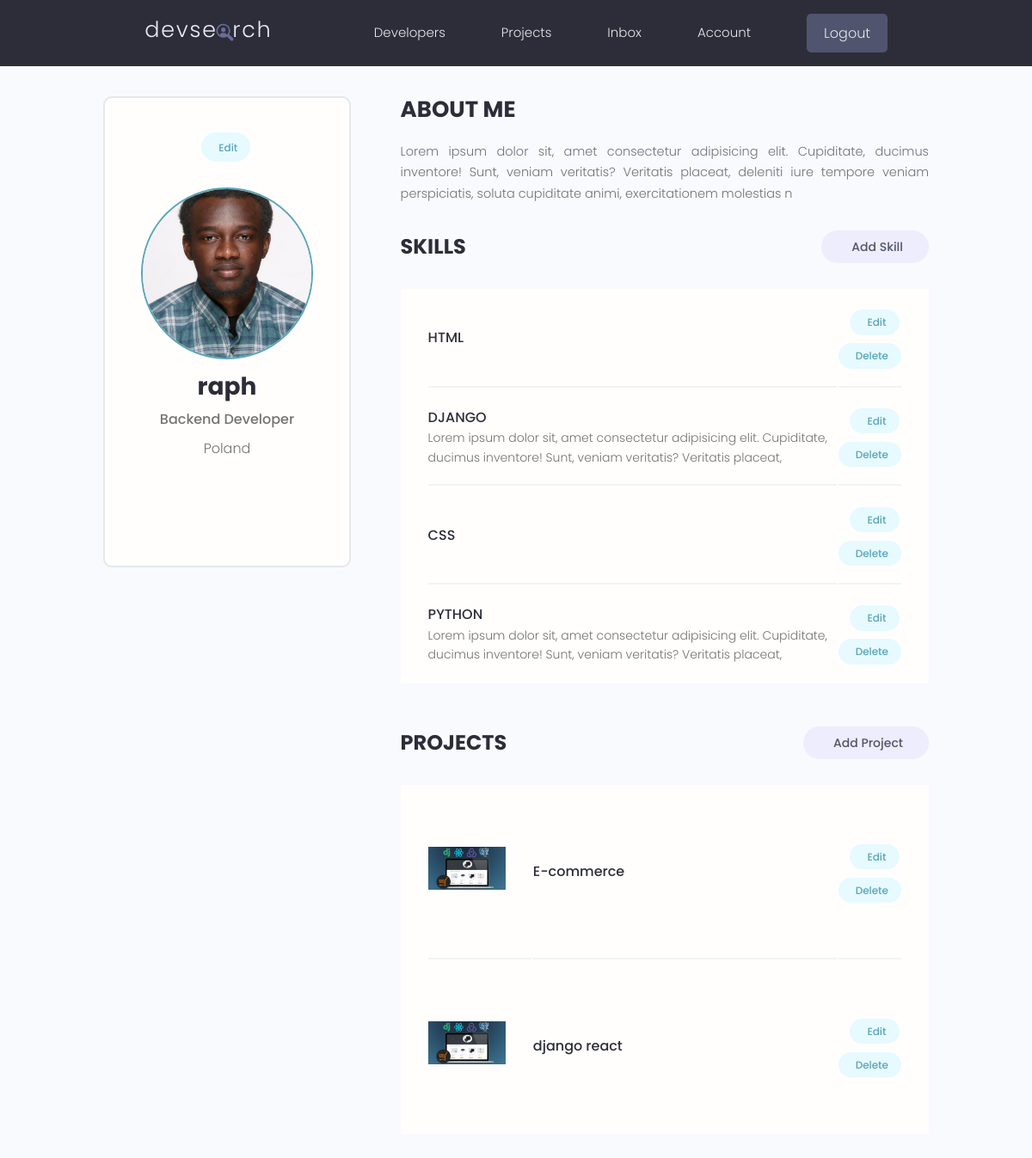
The app's page /account (signed in), older data.
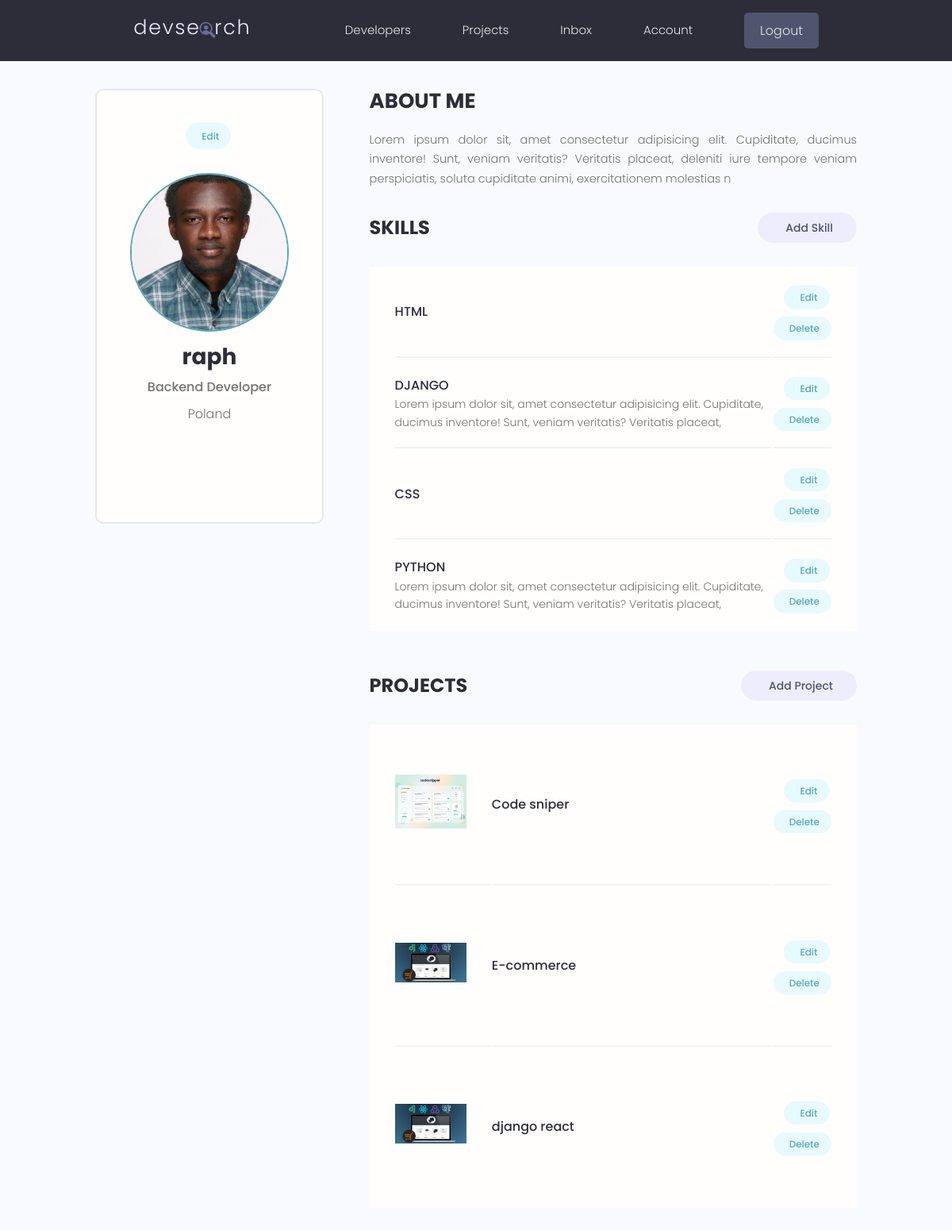
The same page, newer data.
### users/models.py (models this page shows, shortened)
class Skill(models.Model):
    owner = models.ForeignKey(
        Profile, on_delete=models.CASCADE, null=True, blank=True)
    name = models.CharField(max_length=200, blank=True, null=True)
    description = models.TextField(null=True, blank=True)
    created = models.DateTimeField(auto_now_add=True)
    id = models.UUIDField(default=uuid.uuid4, unique=True,
                          primary_key=True, editable=False)

### projects/models.py (models this page shows, shortened)
class Project(models.Model):
    owner = models.ForeignKey(
        Profile, null=True, blank=True, on_delete=models.CASCADE)
    title = models.CharField(max_length=200)
    description = models.TextField(null=True, blank=True)
    featured_image = models.ImageField(
        null=True, blank=True, default="default.jpg")
    demo_link = models.CharField(max_length=2000, null=True, blank=True)
    source_link = models.CharField(max_length=2000, null=True, blank=True)
    tags = models.ManyToManyField('Tag', blank=True)
    vote_total = models.IntegerField(default=0, null=True, blank=True)
    vote_ratio = models.IntegerField(default=0, null=True, blank=True)
    created = models.DateTimeField(auto_now_add=True)
    id = models.UUIDField(default=uuid.uuid4, unique=True,
                          primary_key=True, editable=False)

### users/views.py (the view)
# urls.py: path('account', views.userAccount, name="account"),
@login_required(login_url='login')
def userAccount(request):
    profile = request.user.profile
    skills = profile.skill_set.all()
    projects = profile.project_set.all()
    context = {
        'profile': profile,
        'skills': skills,
        'projects': projects,
    }
    return render(request, 'users/account.html', context)

### users/templates/users/account.html (shortened to what this page needs)
{% extends 'main.html' %}
{% block content %}
  <main class="settingsPage profile my-md">
    <div class="container">
      <div class="layout">
        <div class="column column--1of3">
          <div class="card text-center">
            <div class="card__body dev">
              <a class="tag tag--pill tag--main settings__btn" href="{% url 'edit-account' %}"> Edit</a>
              <img class="avatar avatar--xl dev__avatar" src="{{profile.profile_image.url}}" />
              <h2 class="dev__name">{{profile.name}}</h2>
              <p class="dev__title">{{profile.short_intro}}</p>
              <p class="dev__location">{{profile.location}}</p>
              <ul class="dev__social">
              </ul>
                  </div>
          </div>
        </div>
        <div class="column column--2of3">
          <div class="devInfo">
            <h3 class="devInfo__title">About Me</h3>
            <p class="devInfo__about">
                {{profile.bio}}
            </p>
          </div>
          <div class="settings">
            <h3 class="settings__title">Skills</h3>
            <a class="tag tag--pill tag--sub settings__btn tag--lg" href="#"> Add Skill</a>
          </div>
          <table class="settings__table">
            {% for skill in skills %}
            <tr>
              <td class="settings__tableInfo">
                <h4>{{skill.name}}</h4>
                <p>{{skill.description|slice:"150"}}</p>
              </td>
              <td class="settings__tableActions">
                <a class="tag tag--pill tag--main settings__btn" href="#"> Edit</a>
                <a class="tag tag--pill tag--main settings__btn" href="#">
                  Delete</a>
              </td>
            </tr>
            {% endfor %}
          </table>
          <div class="settings">
            <h3 class="settings__title">Projects</h3>
            <a class="tag tag--pill tag--sub settings__btn tag--lg" href="#"> Add Project</a>
          </div>
          <table class="settings__table">
            {% for project in projects %}
            <tr>
              <td class="settings__thumbnail">
                <a href="{% url 'project' project.id %}"><img src="{{project.featured_image.url}}" alt="Project Thumbnail" /></a>
              </td>
              <td class="settings__tableInfo">
                <a href="single-project.html">{{project.title}}</a>
              </td>
              <td class="settings__tableActions">
                <a class="tag tag--pill tag--main settings__btn" href="#"> Edit</a>
                <a class="tag tag--pill tag--main settings__btn" href="#">
                  Delete</a>
              </td>
            </tr>
            {% endfor %}
          </table>
        </div>
      </div>
    </div>
  </main>
{% endblock %}

Row changes from the older to the newer data that the page shows:
now on this page (row edited): Project: featured_image (picture), title "Code sniper"
